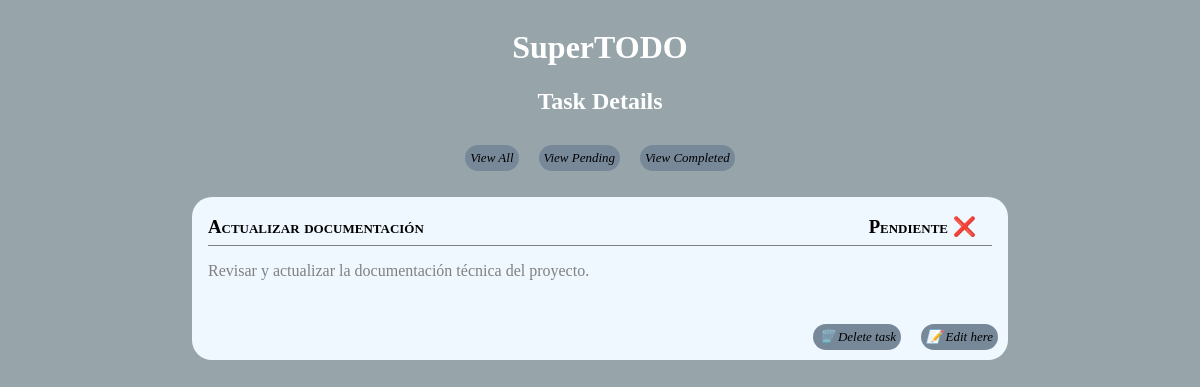
The app's page /tasks/actualizar-documentacion/ with its own data.
### tasks/models.py (models this page shows)
class Task(models.Model):
    name = models.CharField(max_length=70)
    description = models.TextField(max_length=256, blank=True)
    slug = models.SlugField(unique=True)
    completed = models.BooleanField(default=False)
    created_at = models.DateTimeField()
    updated_at = models.DateTimeField()

### tasks/views.py (the view)
# urls.py: path('<slug:task_slug>/', views.task_detail, name='task-detail'),
def task_detail(request, task_slug: str):
    try:
        task = Task.objects.get(slug=task_slug)
    except Task.DoesNotExist:
        return HttpResponse(f'Task with slug "{task_slug}" does not exist!') # Mejorar esto, quizas un noexiste.html
    return render(request, 'tasks/task/taskdetails.html', {'task': task, 'subtitle':'Task Details'})

### tasks/templates/tasks/task/taskdetails.html
{% extends "base.html" %}
{% load static %}
  {% block content %}
    <div class="box">
      <div class="top-border">
        <div class="titleContainer">
          <h3 class="title">{{ task.name }}</h3>
          <h3 class="sign"> {% if task.completed %} Completada ✅ {% else %} Pendiente ❌ {% endif %} </a></h3>
        </div>
        <p class="content"> {{task.description}}</p>
      </div>
      <br>
      <div class="buttons">
        <span class="pill">
          <p><a href="{% url 'tasks:task-edit' task.slug %}">📝 Edit here</a></p>
        </span>
        <span class="pill">
          <p><a href="{% url 'tasks:task-delete' task.slug %}"> 🗑️ Delete task</a></p>
        </span>
      </div>
    </div>
  {% endblock %}

### shared/static/css/base.css (style rules this page uses)
body { background-color: rgb(151, 165, 170); color: white; font-family: Georgia, 'Times New Roman', Times, serif; display: flex; flex-direction: column; align-items: center; justify-content: center; text-align: center; }
.box { background-color: aliceblue; width: 50rem; height: fit-content; border-radius: 20px; color: black; text-align: justify; padding-left: 1rem; margin-top: 1rem; }
.buttons { display: flex; flex-direction: row-reverse; align-items: end; justify-items: end; }
.pill p { background-color: lightslategray; border-radius: 20px; width: fit-content; font-size: small; font-style: italic; padding: 5px; margin: 10px; }
.titleContainer { font-variant: small-caps; width: 49rem; height: 3rem; border-bottom: 1px solid gray; display: inline-flex; justify-content: space-between; }
.sign { margin-right: 1rem; }
.content { color: gray; }
a { text-decoration: none; color: black; }

### records on screen
Task: name "Actualizar documentación", description "Revisar y actualizar la documentación técnica del proyecto."

### other values on screen
{{ subtitle }} "Task Details"
